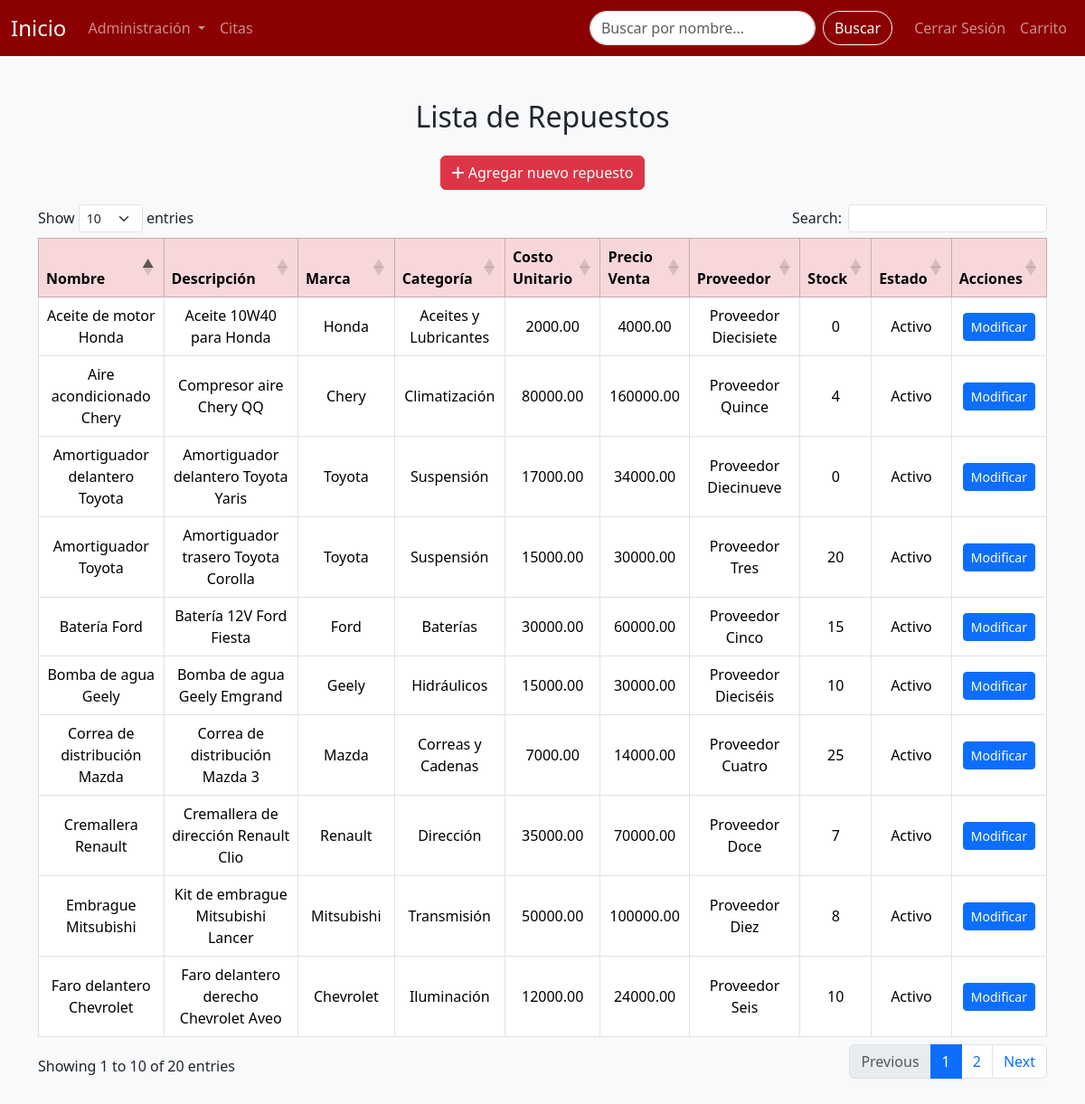
Screenshot of /view/Administracion/Repuestos/repuestos.php (signed in) with the database file from the repository.
### tables this page shows
CREATE TABLE PRODUCTOS (
    id_producto INT AUTO_INCREMENT PRIMARY KEY,
    nombre VARCHAR(255) NOT NULL,
    descripcion TEXT,
    marca VARCHAR(100),
    costo_unitario DECIMAL(10, 2),
    precio_venta DECIMAL(10, 2),
    estado BIT DEFAULT 1,
    stock INT DEFAULT 0,
    id_proveedor INT DEFAULT NULL,
    id_categoria INT DEFAULT NULL,
    FOREIGN KEY (id_proveedor) REFERENCES PROVEEDORES(id_proveedor) ON DELETE SET NULL,
    FOREIGN KEY (id_categoria) REFERENCES CATEGORIAS(id_categoria) ON DELETE SET NULL
);

CREATE TABLE CATEGORIAS (
    id_categoria INT AUTO_INCREMENT PRIMARY KEY,
    nombre VARCHAR(100),
    descripcion VARCHAR(500),
    estado BIT DEFAULT 1
);

CREATE TABLE PROVEEDORES (
    id_proveedor INT AUTO_INCREMENT PRIMARY KEY,
    nombre VARCHAR(255),
    telefono VARCHAR(20),
    correo VARCHAR(255),
    direccion VARCHAR(500),
    metodo_pago VARCHAR(100),
    estado BIT DEFAULT 1
);

### view/Administracion/Repuestos/repuestos.php (the view, shortened to what this page needs)
<?php
$mysqli = abrirConexion();
$repuestos = $mysqli->query(
    "SELECT
     P.id_producto as id_producto,
     P.nombre as nom,
     P.descripcion as descrip,
     P.marca as marca,
     P.costo_unitario as costoU,
     P.precio_venta as precioV,
     P.estado as estado,
     P.stock as stock,
     C.nombre as categoria,
     PR.nombre as proveedor
     FROM PRODUCTOS P
     LEFT JOIN CATEGORIAS C ON P.id_categoria = C.id_categoria
     JOIN PROVEEDORES PR ON P.id_proveedor = PR.id_proveedor"
);
?>
<!DOCTYPE html>
<html lang="es">
<head>
    <link href="https://cdn.jsdelivr.net/npm/bootstrap@5.3.7/dist/css/bootstrap.min.css" rel="stylesheet">
    <link rel="stylesheet" href="https://cdnjs.cloudflare.com/ajax/libs/font-awesome/6.0.0-beta3/css/all.min.css">
    <link rel="stylesheet" href="https://cdn.datatables.net/1.13.6/css/dataTables.bootstrap5.min.css">
</head>
<body class="bg-light">
    <?php include '../../componentes/navbar.php'; ?>
    <div class="container mt-5 mb-5">
        <h2 class="mb-4 text-center">Lista de Repuestos</h2>
        <div class="text-center mb-3">
            <button type="button" class="btn btn-danger" data-bs-toggle="modal" data-bs-target="#modalNuevoRepuesto">
                <i class="fas fa-plus"></i> Agregar nuevo repuesto
            </button>
        </div>
        <div class="table-responsive">
            <table class="table table-bordered table-hover align-middle text-center" id="tablaRepuestos">
                <thead class="table-danger text-center">
                    <tr>
                        <th>Nombre</th>
                        <th>Descripción</th>
                        <th>Marca</th>
                        <th>Categoría</th>
                        <th>Costo Unitario</th>
                        <th>Precio Venta</th>
                        <th>Proveedor</th>
                        <th>Stock</th>
                        <th>Estado</th>
                        <th>Acciones</th>
                    </tr>
                </thead>
                <tbody>
                    <?php while($fila = $repuestos->fetch_assoc()): ?>
                        <tr>
                            <td><?= $fila['nom']?></td>
                            <td><?= $fila['descrip']?></td>
                            <td><?= $fila['marca']?></td>
                            <td><?= $fila['categoria'] ?? 'No asignada' ?></td>
                            <td><?= $fila['costoU']?></td>
                            <td><?= $fila['precioV']?></td>
                            <td><?= $fila['proveedor']?></td>
                            <td><?= $fila['stock']?></td>
                            <td><?= ($fila['estado'] == 1) ? 'Activo' : 'Inactivo' ?></td>
                            <td>
                                <a href="modificarRepuesto.php?id_producto=<?= $fila['id_producto'] ?>" class="btn btn-sm btn-primary">Modificar</a>
                            </td>
                        </tr>
                    <?php endwhile; ?>
                </tbody>
            </table>
        </div>
    </div>
</body>
</html>

### rows the page displays
productos: nombre "Amortiguador Toyota", descripcion "Amortiguador trasero Toyota Corolla", marca "Toyota", id_categoria.nombre "Suspensión", costo_unitario "15000.00", precio_venta "30000.00", id_proveedor.nombre "Proveedor Tres", stock "20", estado "Activo"
productos: nombre "Correa de distribución Mazda", descripcion "Correa de distribución Mazda 3", marca "Mazda", id_categoria.nombre "Correas y Cadenas", costo_unitario "7000.00", precio_venta "14000.00", id_proveedor.nombre "Proveedor Cuatro", stock "25", estado "Activo"
productos: nombre "Batería Ford", descripcion "Batería 12V Ford Fiesta", marca "Ford", id_categoria.nombre "Baterías", costo_unitario "30000.00", precio_venta "60000.00", id_proveedor.nombre "Proveedor Cinco", stock "15", estado "Activo"
productos: nombre "Faro delantero Chevrolet", descripcion "Faro delantero derecho Chevrolet Aveo", marca "Chevrolet", id_categoria.nombre "Iluminación", costo_unitario "12000.00", precio_venta "24000.00", id_proveedor.nombre "Proveedor Seis", stock "10", estado "Activo"
productos: nombre "Embrague Mitsubishi", descripcion "Kit de embrague Mitsubishi Lancer", marca "Mitsubishi", id_categoria.nombre "Transmisión", costo_unitario "50000.00", precio_venta "100000.00", id_proveedor.nombre "Proveedor Diez", stock "8", estado "Activo"
productos: nombre "Cremallera Renault", descripcion "Cremallera de dirección Renault Clio", marca "Renault", id_categoria.nombre "Dirección", costo_unitario "35000.00", precio_venta "70000.00", id_proveedor.nombre "Proveedor Doce", stock "7", estado "Activo"
productos: nombre "Aire acondicionado Chery", descripcion "Compresor aire Chery QQ", marca "Chery", id_categoria.nombre "Climatización", costo_unitario "80000.00", precio_venta "160000.00", id_proveedor.nombre "Proveedor Quince", stock "4", estado "Activo"
productos: nombre "Bomba de agua Geely", descripcion "Bomba de agua Geely Emgrand", marca "Geely", id_categoria.nombre "Hidráulicos", costo_unitario "15000.00", precio_venta "30000.00", id_proveedor.nombre "Proveedor Dieciséis", stock "10", estado "Activo"
productos: nombre "Aceite de motor Honda", descripcion "Aceite 10W40 para Honda", marca "Honda", id_categoria.nombre "Aceites y Lubricantes", costo_unitario "2000.00", precio_venta "4000.00", id_proveedor.nombre "Proveedor Diecisiete", stock "0", estado "Activo"
productos: nombre "Amortiguador delantero Toyota", descripcion "Amortiguador delantero Toyota Yaris", marca "Toyota", id_categoria.nombre "Suspensión", costo_unitario "17000.00", precio_venta "34000.00", id_proveedor.nombre "Proveedor Diecinueve", stock "0", estado "Activo"
